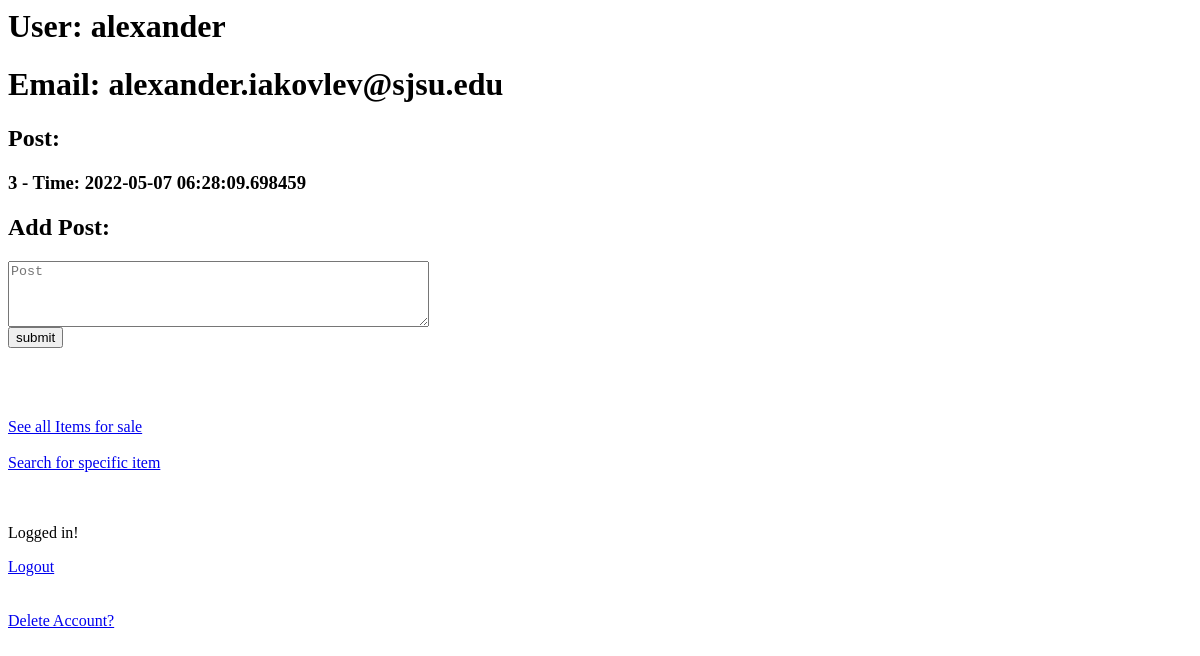
The page /profile (signed in) on the database as committed earlier.
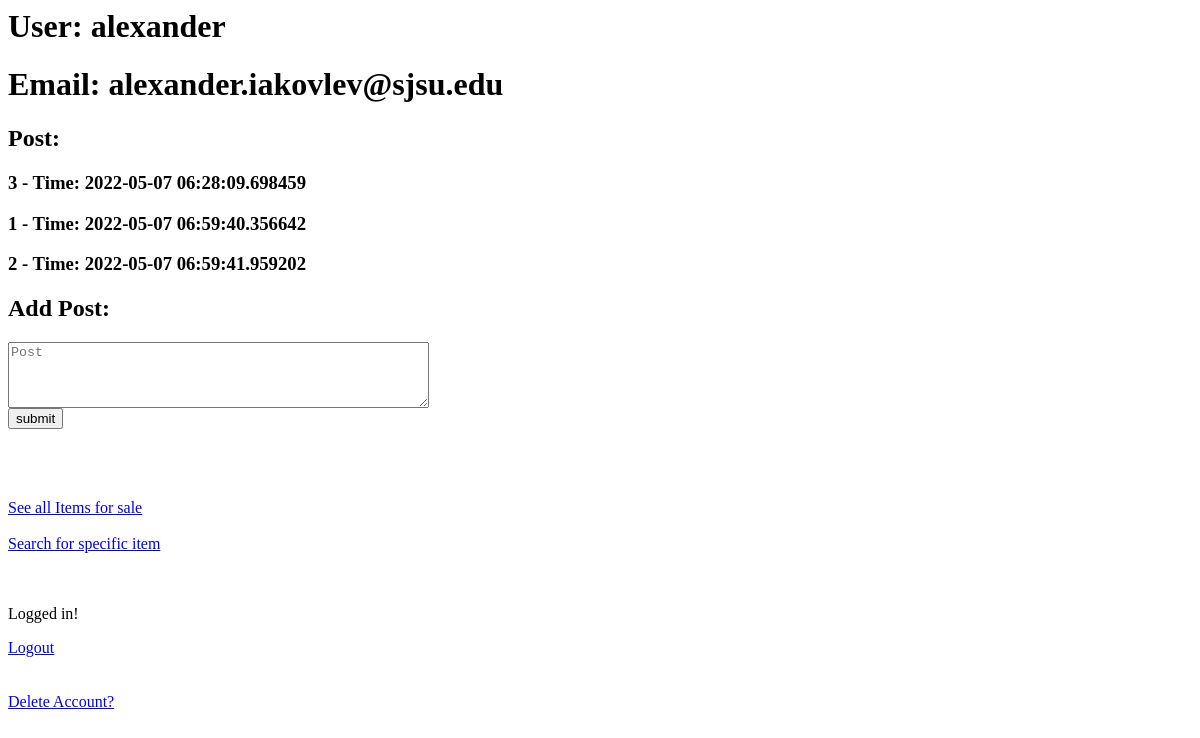
The same page on the database as committed later.
### app/models.py (models this page shows, shortened)
class User(UserMixin, db.Model):
    id = db.Column(db.Integer, primary_key=True)
    username = db.Column(db.String(64))
    email = db.Column(db.String(64))
    password_hash = db.Column(db.String(128))
    posts = db.relationship('Post')

class Post(db.Model):
    id = db.Column(db.Integer, primary_key=True)
    body = db.Column(db.String(256))
    timestamp = db.Column(db.DateTime, default=datetime.datetime.utcnow)
    user_id = db.Column(db.Integer, db.ForeignKey('user.id'))

### app/routes.py (the view)
@login_required
@myapp_obj.route('/profile', methods=['GET', 'POST'])
def profile():
    user = User.query.filter_by(username=current_user.username).first()
    email = user.email
    form = addPost()
    post = user.posts
    if request.method == 'POST':
        post = Post(body=form.post.data, timestamp=datetime.utcnow(), user_id=user.id)
        db.session.add(post)
        db.session.commit()
        flash('Post added!', 'success')
        return redirect(url_for('profile'))
    return render_template('profile.html', user=user, email=email, form=form, post=post)

### app/routes.py
class addPost(FlaskForm):
    post = StringField('Post', validators=[DataRequired()])

### app/models.py (called while the page is built)
@login.user_loader
def load_user(id):
    return User.query.get(int(id))

### app/templates/profile.html (shortened to what this page needs)
<html>
    <head>
	</head>
    <body>
        <h1>User: {{user.username}}</h1>
        <h1>Email: {{email}}</h1>
        <h2>Post: {% for p in user.posts%}</h2>
        <h3>{{p.body}} - Time: {{p.timestamp}}</h3>
        {% endfor %}
        <h2>Add Post: </h2>
        <form action=""method="POST">
            <textarea type="text" name="post" rows="4" cols="50" placeholder="Post"></textarea>
            <br />
            <input type="submit" value="submit">
        </form>
        <br/><br/><br/>
		<a href="{{url_for('all')}}">See all Items for sale</a>
		<br/><br/>
        <a href="{{url_for('search')}}">Search for specific item</a>
		<br/><br/><br/>
        <p>Logged in!</p>
        <a href="{{url_for('logout')}}">Logout</a>
        <br/><br/><br/>
        <a href="{{url_for('deleteAccount')}}">Delete Account?</a>
    </body>
</html>

Rows that differ between the two databases and show on the page:
added Post: body "1", timestamp "2022-05-07 06:59:40.356642"
added Post: body "2", timestamp "2022-05-07 06:59:41.959202"
